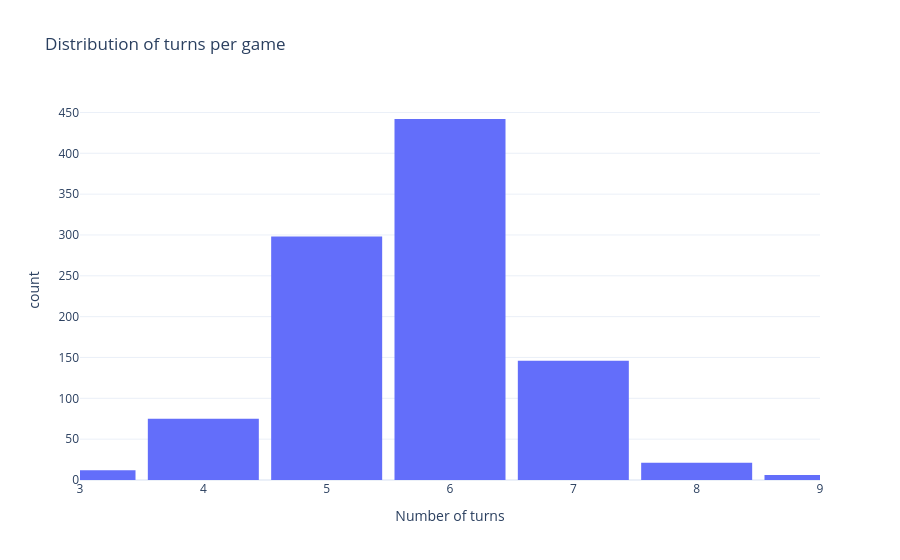

The notebook cell this image was saved under:
### Code cell
plot_results_hist(result)

### Figure 1 — Plotly figure (JSON) as saved in the notebook; plotly's stock layout.template omitted (floating-point values rounded to 4 significant figures; data arrays with more than 128 entries replaced by an {"elided": "..."} marker saying what was removed)
{"data": [{"bingroup": "x", "hovertemplate": "Number of turns=%{x}<br>count=%{y}<extra></extra>", "legendgroup": "", "marker": {"color": "#636efa", "pattern": {"shape": ""}}, "name": "", "nbinsx": 7, "orientation": "v", "showlegend": false, "type": "histogram", "x": {"elided": "1000 int values"}, "xaxis": "x", "yaxis": "y"}], "layout": {"bargap": 0.1, "barmode": "relative", "legend": {"tracegroupgap": 0}, "title": {"text": "Distribution of turns per game"}, "xaxis": {"anchor": "y", "domain": [0, 1], "dtick": 1, "range": [3, 9], "title": {"text": "Number of turns"}}, "yaxis": {"anchor": "x", "domain": [0, 1], "title": {"text": "count"}}}}
